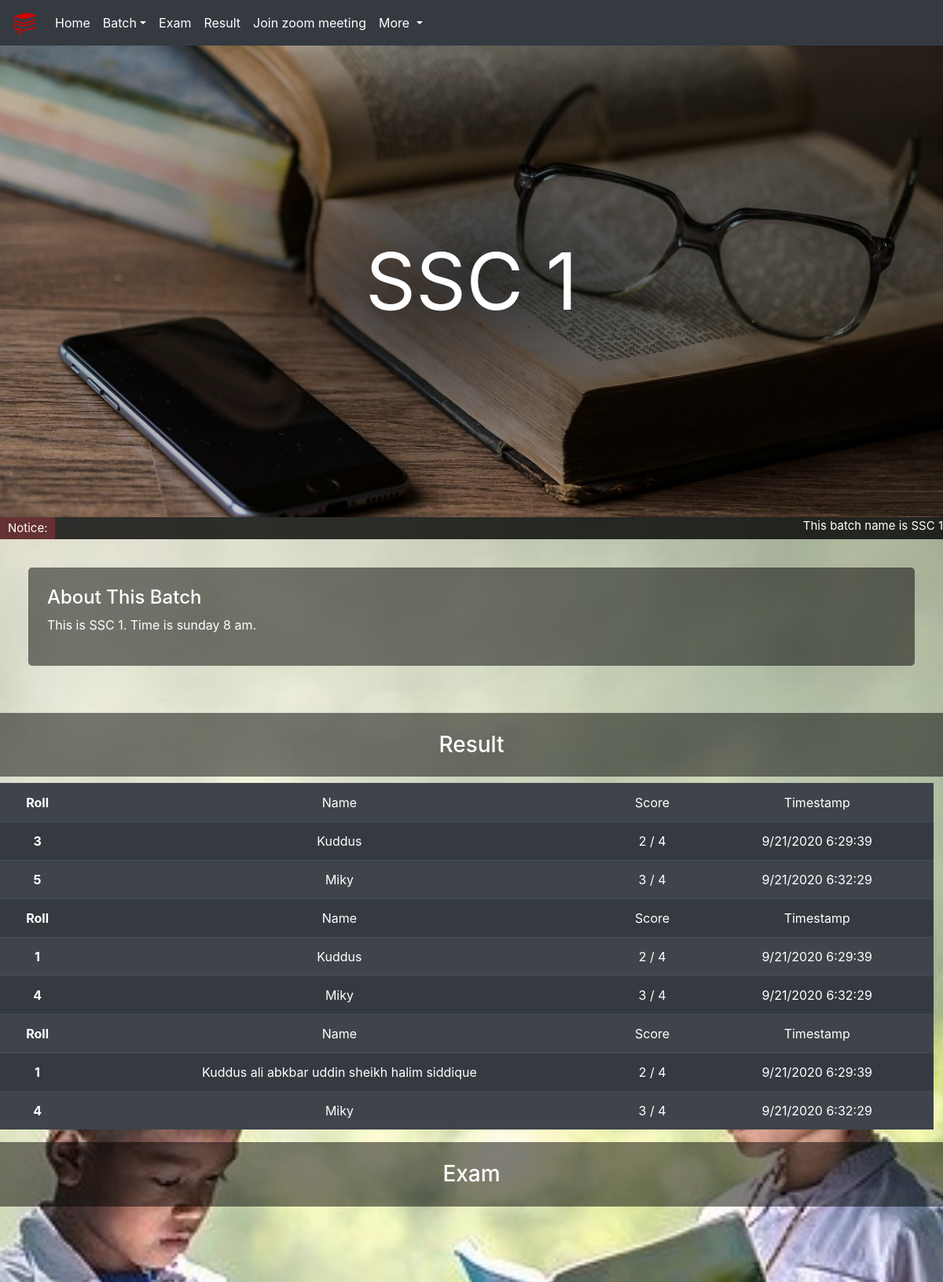
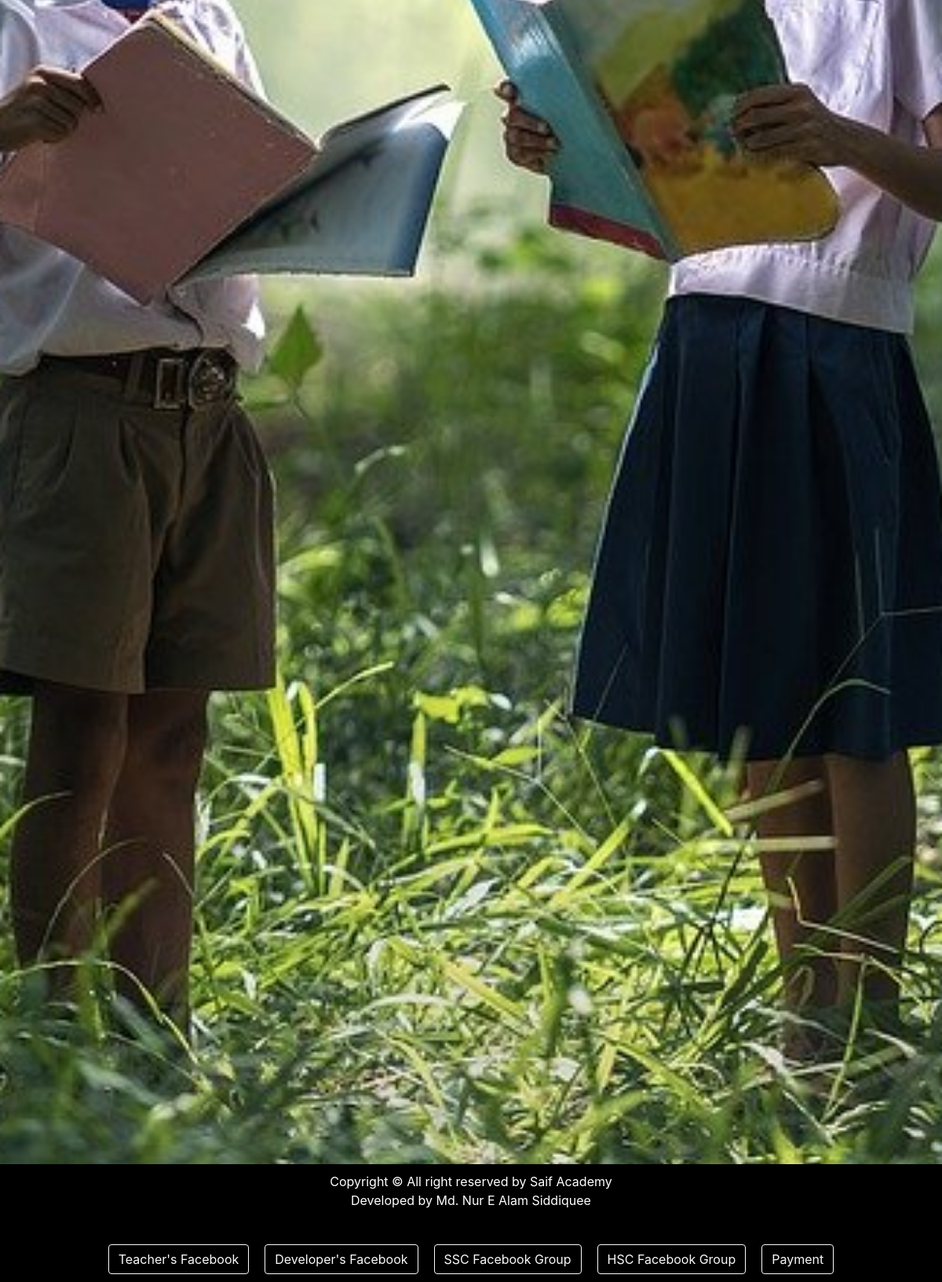
/ssc_1.php, run on the app's committed database (2 pictures, top to bottom).
### tables this page shows
CREATE TABLE `news` (
  `Batch` varchar(100) NOT NULL,
  `Notice` text NOT NULL,
  `Exam` text NOT NULL,
  `About` text NOT NULL
);

CREATE TABLE `z_ssc_1` (
  `COL 1` varchar(170) DEFAULT NULL,
  `COL 2` varchar(160) DEFAULT NULL,
  `COL 3` varchar(200) DEFAULT NULL,
  `COL 4` varchar(200) DEFAULT NULL,
  `COL 5` varchar(200) DEFAULT NULL
);

### ssc_1.php (the view, shortened to what this page needs)
<!DOCTYPE html>
<html>
<head>
    <link rel="stylesheet" href="https://stackpath.bootstrapcdn.com/bootstrap/4.5.0/css/bootstrap.min.css">
</head>
<body>
    <nav class="navbar navbar-expand-lg navbar-dark bg-dark sticky-top">
        <a class="navbar-brand" href="#">
            <img src="logo.png" width="30" height="30" alt="SSC 1" loading="lazy">
        </a>
        <div class="collapse navbar-collapse" id="navbarNavDropdown">
            <ul class="navbar-nav">
                <li class="nav-item active">
                    <a class="nav-link" href="index.php">Home</a>
                </li>
               <li class="nav-item active dropdown">
                    <a class="nav-link dropdown-toggle" href="#more" id="navbarDropdownMenuLink" role="button" data-toggle="dropdown" aria-haspopup="true" aria-expanded="false">
                    Batch</a>
                </li>
                <li class="nav-item active">
                    <a class="nav-link" href="#xm">Exam</a>
                </li>
                <li class="nav-item active">
                    <a class="nav-link" href="#result">Result</a>
                </li>
                <li class="nav-item active">
                    <a class="nav-link" href="https://us04web.zoom.us/j/7650312464?pwd=VGllYUN5c1ZIWCtmSkFvOGVIdnNaZz09" target="_blank">Join zoom meeting</a>
                </li>
                <li class="nav-item active dropdown">
                    <a class="nav-link dropdown-toggle" href="#more" id="navbarDropdownMenuLink" role="button" data-toggle="dropdown" aria-haspopup="true" aria-expanded="false">
                        More
                    </a>
                </li>
            </ul>
        </div>
    </nav>
    <div class="header" id="Home">
        <div>SSC 1</div>
    </div>
    <div class="notice">
        <div class="ntc">Notice:</div>
        <?php
        $sw = "SELECT * FROM `news` WHERE `Batch` = 'SSC 1'";
        $r1 = mysqli_query(mysqli_connect('sql211.epizy.com', 'epiz_26217239', 'TKBIknMihTE6', 'epiz_26217239_Saif_Academy'), $sw);
        $c1 = mysqli_num_rows($r1);
        if ($c1 > 0) {
            while ($row = mysqli_fetch_row($r1)) {
        ?>
                <div style="text-align: right; width:100%">
                    <marquee><?php echo "{$row[1]}"; ?></marquee>
                </div>
        <?php
            }
        } else {
            echo 'You have no link in your database';
        }
        ?>
    </div>
    <div class="option" id="reg">
        <h4>About This Batch</h4>
        <?php
        $sw5 = "SELECT * FROM `news` WHERE `Batch` = 'SSC 1'";
        $r5 = mysqli_query(mysqli_connect('sql211.epizy.com', 'epiz_26217239', 'TKBIknMihTE6', 'epiz_26217239_Saif_Academy'), $sw5);
        $c5 = mysqli_num_rows($r5);
        if ($c5 > 0) {
            while ($row = mysqli_fetch_row($r5)) {
        ?>
                <div>
                    <p><?php echo "{$row[3]}"; ?></p>
                </div>
        <?php
            }
        } else {
            echo 'You have no link in your database';
        }
         ?>
    </div>
<br>
    <h3 class="ytt" id='result'>Result</h3>
    <div class="ytv">
<table class="table table-striped table-dark">
  <tbody>
<?php
        $show = "SELECT * FROM `z_ssc_1`";
        $r2 = mysqli_query(mysqli_connect('sql211.epizy.com', 'epiz_26217239', 'TKBIknMihTE6', 'epiz_26217239_Saif_Academy'), $show);
        $c2 = mysqli_num_rows($r2);
        if ($c2 > 0) {
            while ($row = mysqli_fetch_row($r2)) {
?>
   <tr>
      <th scope="row"><?php echo "{$row[4]}"; ?></th>
      <td><?php echo "{$row[3]}"; ?></td>
      <td><?php echo "{$row[2]}"; ?></td>
      <td><?php echo "{$row[0]}"; ?></td>
    </tr>
<?php
            }
        } else {
            echo 'You have no link in your database';
        }
        ?>
 </tbody>
</table>
    </div>
    <h3 class="ytt" id='xm'>Exam</h3>
    <div class="ytv">
<?php
        $sw = "SELECT * FROM `news` WHERE `Batch` = 'SSC 1'";
        $r1 = mysqli_query(mysqli_connect('sql211.epizy.com', 'epiz_26217239', 'TKBIknMihTE6', 'epiz_26217239_Saif_Academy'), $sw);
        $c1 = mysqli_num_rows($r1);
        if ($c1 > 0) {
            while ($row = mysqli_fetch_row($r1)) {
        echo "{$row[2]}";
            }
        } else {
            echo 'You have no link in your database';
        };
        ?>
    </div>
    <footer>
        <div class="head">Copyright &copy All right reserved by Saif Academy<br> Developed by Md. Nur E Alam
            Siddiquee <br></div> <br>
        <div class="footer">
            <div class="facebook"><a class="btn btn-outline-light" target="_blank" href="https://www.facebook.com/md.fias.1" role="button">Teacher's Facebook</a></div>
            <div class="facebook"><a class="btn btn-outline-light" target="_blank" href="https://www.facebook.com/Md.NurEAlamSiddiquee/" role="button">Developer's Facebook</a>
            </div>
            <div class="facebook"><a class="btn btn-outline-light" target="_blank" href="https://www.facebook.com/groups/2630917767155071/" role="button">SSC Facebook Group</a>
            </div>
            <div class="facebook"><a class="btn btn-outline-light" target="_blank" href="https://www.facebook.com/groups/265608491419819/" role="button">HSC Facebook Group</a>
            </div>
            <div class="facebook"><a class="btn btn-outline-light" target="_blank" href="payment.php" role="button">Payment</a></div>
        </div>
    </footer>
</body>
</html>

### ssc_1.php (style rules this page uses)
* { margin: 0; padding: 0; }
body { background-image: url('background.jpg'); background-attachment: fixed; background-size: cover; background-position: center; }
.header { display: flex; align-items: center; justify-content: center; height: 600px; font-size: 100px; background-size: cover; color: white; background-position: center; background-image: radial-gradient( rgba(0, 0, 0, 0.8), rgba(0, 0, 0, 0.6), rgba(0, 0, 0, 0.4), rgba(0, 0, 0, 0.2), rgba(0, 0, 0, 0)), url('bh.jpg'); padding: 50px; text-align: right; }
.notice { display: flex; color: white; width: 100%; background-color: rgba(0, 0, 0, 0.8); font-size: 15px; }
.ntc { border-radius: 1px; padding: 3px 10px; background-color: rgb(100, 50, 50); }
.option { color: white; text-align: justify; background-color: rgba(0, 0, 0, 0.5); padding: 2%; margin: 3% ; border-radius: 5px; }
.ytv { text-align: center; width: 99% ; }
.ytt { color: white; text-align: justify; background-color: rgba(0, 0, 0, 0.5); padding: 2%; text-align: center; }
footer { background-color: black; }
.head { color: white; text-align: center; padding: 10px; }
.footer { display: flex; width: 100%; flex-wrap: wrap; align-items: center; justify-content: center; }
.footer>div { margin: 10px; }

### data on the page
news: Notice "This batch name is SSC 1", About "This is SSC 1. Time is sunday 8 am."
z_ssc_1: COL 5 "Roll", COL 4 "Name", COL 3 "Score", COL 1 "Timestamp"
z_ssc_1: COL 5 "3", COL 4 "Kuddus", COL 3 "2 / 4", COL 1 "9/21/2020 6:29:39"
z_ssc_1: COL 5 "5", COL 4 "Miky", COL 3 "3 / 4", COL 1 "9/21/2020 6:32:29"
z_ssc_1: COL 5 "Roll", COL 4 "Name", COL 3 "Score", COL 1 "Timestamp"
z_ssc_1: COL 5 "1", COL 4 "Kuddus", COL 3 "2 / 4", COL 1 "9/21/2020 6:29:39"
z_ssc_1: COL 5 "4", COL 4 "Miky", COL 3 "3 / 4", COL 1 "9/21/2020 6:32:29"
z_ssc_1: COL 5 "Roll", COL 4 "Name", COL 3 "Score", COL 1 "Timestamp"
z_ssc_1: COL 5 "1", COL 4 "Kuddus ali abkbar uddin sheikh halim siddique", COL 3 "2 / 4", COL 1 "9/21/2020 6:29:39"
z_ssc_1: COL 5 "4", COL 4 "Miky", COL 3 "3 / 4", COL 1 "9/21/2020 6:32:29"
